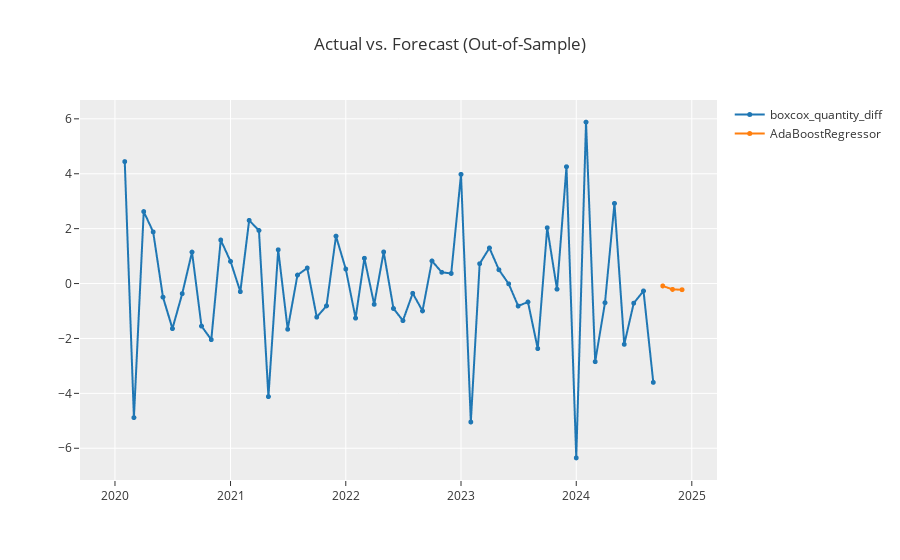

The cell this chart's notebook holds for it:
### Code cell
exp.plot_model(final, plot='forecast', data_kwargs={'fh':3})
